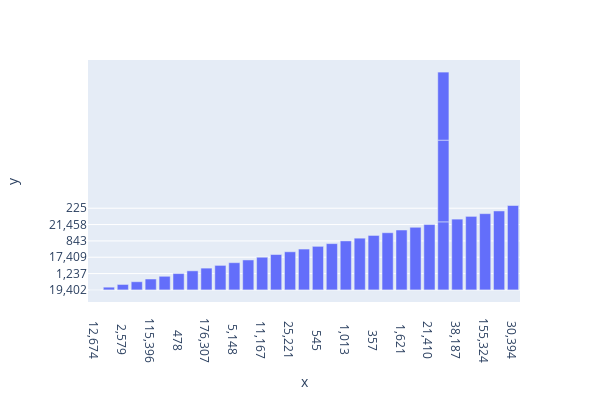

Here is the notebook cell this chart was saved with:
### Code cell
grafico = px.bar(x = df66.select('1970-71').to_series(),
                  y = df66.select('1975-76').to_series(),
                  width=600, height=400
                 )

grafico.show()

### Figure 1 — Plotly figure (JSON) as saved in the notebook; plotly's stock layout.template omitted (floating-point values rounded to 4 significant figures)
{"data": [{"alignmentgroup": "True", "hovertemplate": "x=%{x}<br>y=%{y}<extra></extra>", "legendgroup": "", "marker": {"color": "#636efa", "pattern": {"shape": ""}}, "name": "", "offsetgroup": "", "orientation": "v", "showlegend": false, "textposition": "auto", "type": "bar", "x": ["    12,674", "     5,570", "     2,579", "    35,705", "   115,396", "    10,324", "       478", "     2,388", "   176,307", "    45,034", "     5,148", "    63,914", "    11,167", "    20,988", "    25,221", "     2,045", "       545", "     7,481", "     1,013", "    24,801", "       357", "     6,324", "     1,621", "     8,149", "    21,410", "         0", "    38,187", "     5,466", "   155,324", "     3,720", "         0", "    30,394", "         0"], "xaxis": "x", "y": ["    19,402", "     9,146", "     3,577", "    54,154", "   143,171", "    20,045", "     1,237", "     5,652", "   154,437", "    38,733", "     7,943", "    41,452", "    17,409", "    17,068", "    53,885", "    12,507", "       531", "    18,855", "       843", "    15,984", "       952", "    13,709", "     5,182", "     8,447", "    21,458", "         0", "    50,278", "    15,440", "   126,396", "     5,490", "       225", "    42,138", "         0"], "yaxis": "y"}], "layout": {"barmode": "relative", "height": 400, "legend": {"tracegroupgap": 0}, "margin": {"t": 60}, "width": 600, "xaxis": {"anchor": "y", "autorange": true, "domain": [0, 1], "range": [-0.5, 30.5], "title": {"text": "x"}, "type": "category"}, "yaxis": {"anchor": "x", "autorange": true, "domain": [0, 1], "range": [-4.444, 84.44], "title": {"text": "y"}, "type": "category"}}}
